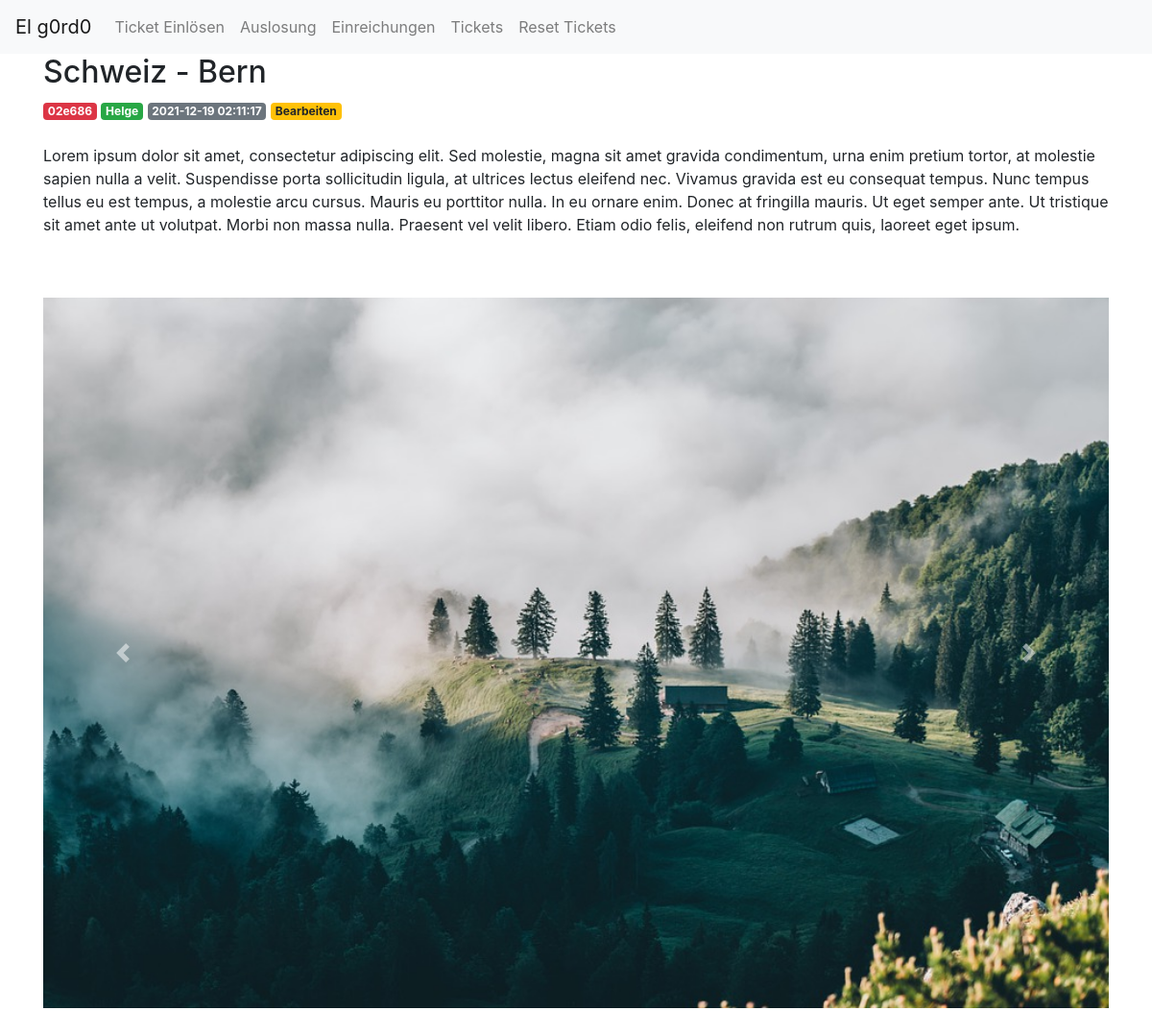
Screenshot of /02e686 with the database file from the repository.
### tables this page shows
CREATE TABLE posts (
    id INTEGER PRIMARY KEY AUTOINCREMENT,
    created TIMESTAMP NOT NULL DEFAULT CURRENT_TIMESTAMP,
    code TEXT NOT NULL,
    name TEXT NOT NULL,
    country TEXT NOT NULL,
    city TEXT NOT NULL,
    content TEXT NOT NULL
);

CREATE TABLE images (
    id INTEGER PRIMARY KEY AUTOINCREMENT,
    created TIMESTAMP NOT NULL DEFAULT CURRENT_TIMESTAMP,
    code TEXT NOT NULL,
    filename TEXT NOT NULL
);

### app.py (the view)
@app.route('/<post_code>')
def post(post_code):
	post = get_post(post_code)
	images = get_images(post_code)
	print(images, file=sys.stderr)
	return render_template('post.html', post=post, images=images)

### app.py (called while the page is built)
def get_db_connection():
	if os.path.isfile('/home/elg0rd0/flask_lottery/database.db'):
		conn = sqlite3.connect('/home/elg0rd0/flask_lottery/database.db')
		print ("running on pyanywhere", file=sys.stderr)
	else:
		conn = sqlite3.connect('database.db')
		print ("running locally", file=sys.stderr)
	conn.row_factory = sqlite3.Row
	return conn

def get_post(post_code):
	conn = get_db_connection()
	post = conn.execute('SELECT * FROM posts WHERE code = ?',
						(post_code,)).fetchone()
	conn.close()
	if post is None:
		abort(404)
	return post

def get_images(image_code):
	conn = get_db_connection()
	post = conn.execute('SELECT * FROM images WHERE code = ?',
						(image_code,)).fetchall()
	conn.close()
	return post

### templates/post.html (shortened to what this page needs)
{% extends 'base.html' %}
{% block content %}
  <h2>{% block title %} {{ post['country'] }} - {{ post['city'] }} {% endblock %}</h2>
  <span class="badge badge-danger">{{ post['code'] }}</span>
  <span class="badge badge-success">{{ post['name'] }}</span>
  <span class="badge badge-secondary">{{ post['created'] }}</span>
  <a href="{{ url_for('edit', code=post['code']) }}">
      <span class="badge badge-warning">Bearbeiten</span>
  </a>
  <br></br>
  <p>{{ post['content'] }}</p>
  <br></br>
  <div id="carouselExampleControls" class="carousel slide" data-ride="carousel">
    <div class="carousel-inner">
      {% for image in images %}
        {% if loop.first %}
          <div class="carousel-item active">
            <img class="d-block w-100" src="static/uploads/{{ image['filename'] }}">
          </div>
        {% endif %}
      {% endfor %}
    <a class="carousel-control-prev" href="#carouselExampleControls" role="button" data-slide="prev">
      <span class="carousel-control-prev-icon" aria-hidden="true"></span>
    </a>
    <a class="carousel-control-next" href="#carouselExampleControls" role="button" data-slide="next">
      <span class="carousel-control-next-icon" aria-hidden="true"></span>
    </a>
  </div>
  <br></br>
{% endblock %}

### rows the page displays
posts: country "Schweiz", city "Bern", code "02e686", name "Helge", created "2021-12-19 02:11:17", content "Lorem ipsum dolor sit amet, consectetur adipiscing elit. Sed molestie, magna sit amet gravida condimentum, urna enim pretium tortor, at molestie sapien nulla a velit. Suspendisse porta sollicitudin ligula, at ultrices lectus eleifend nec. Vivamus gravida est eu consequat tempus. Nunc tempus tellus eu est tempus, a molestie arcu cursus. Mauris eu porttitor nulla. In eu ornare enim. Donec at fringilla mauris. Ut eget semper ante. Ut tristique sit amet ante ut volutpat. Morbi non massa nulla. Praesent vel velit libero. Etiam odio felis, eleifend non rutrum quis, laoreet eget ipsum."
images: filename (picture)
